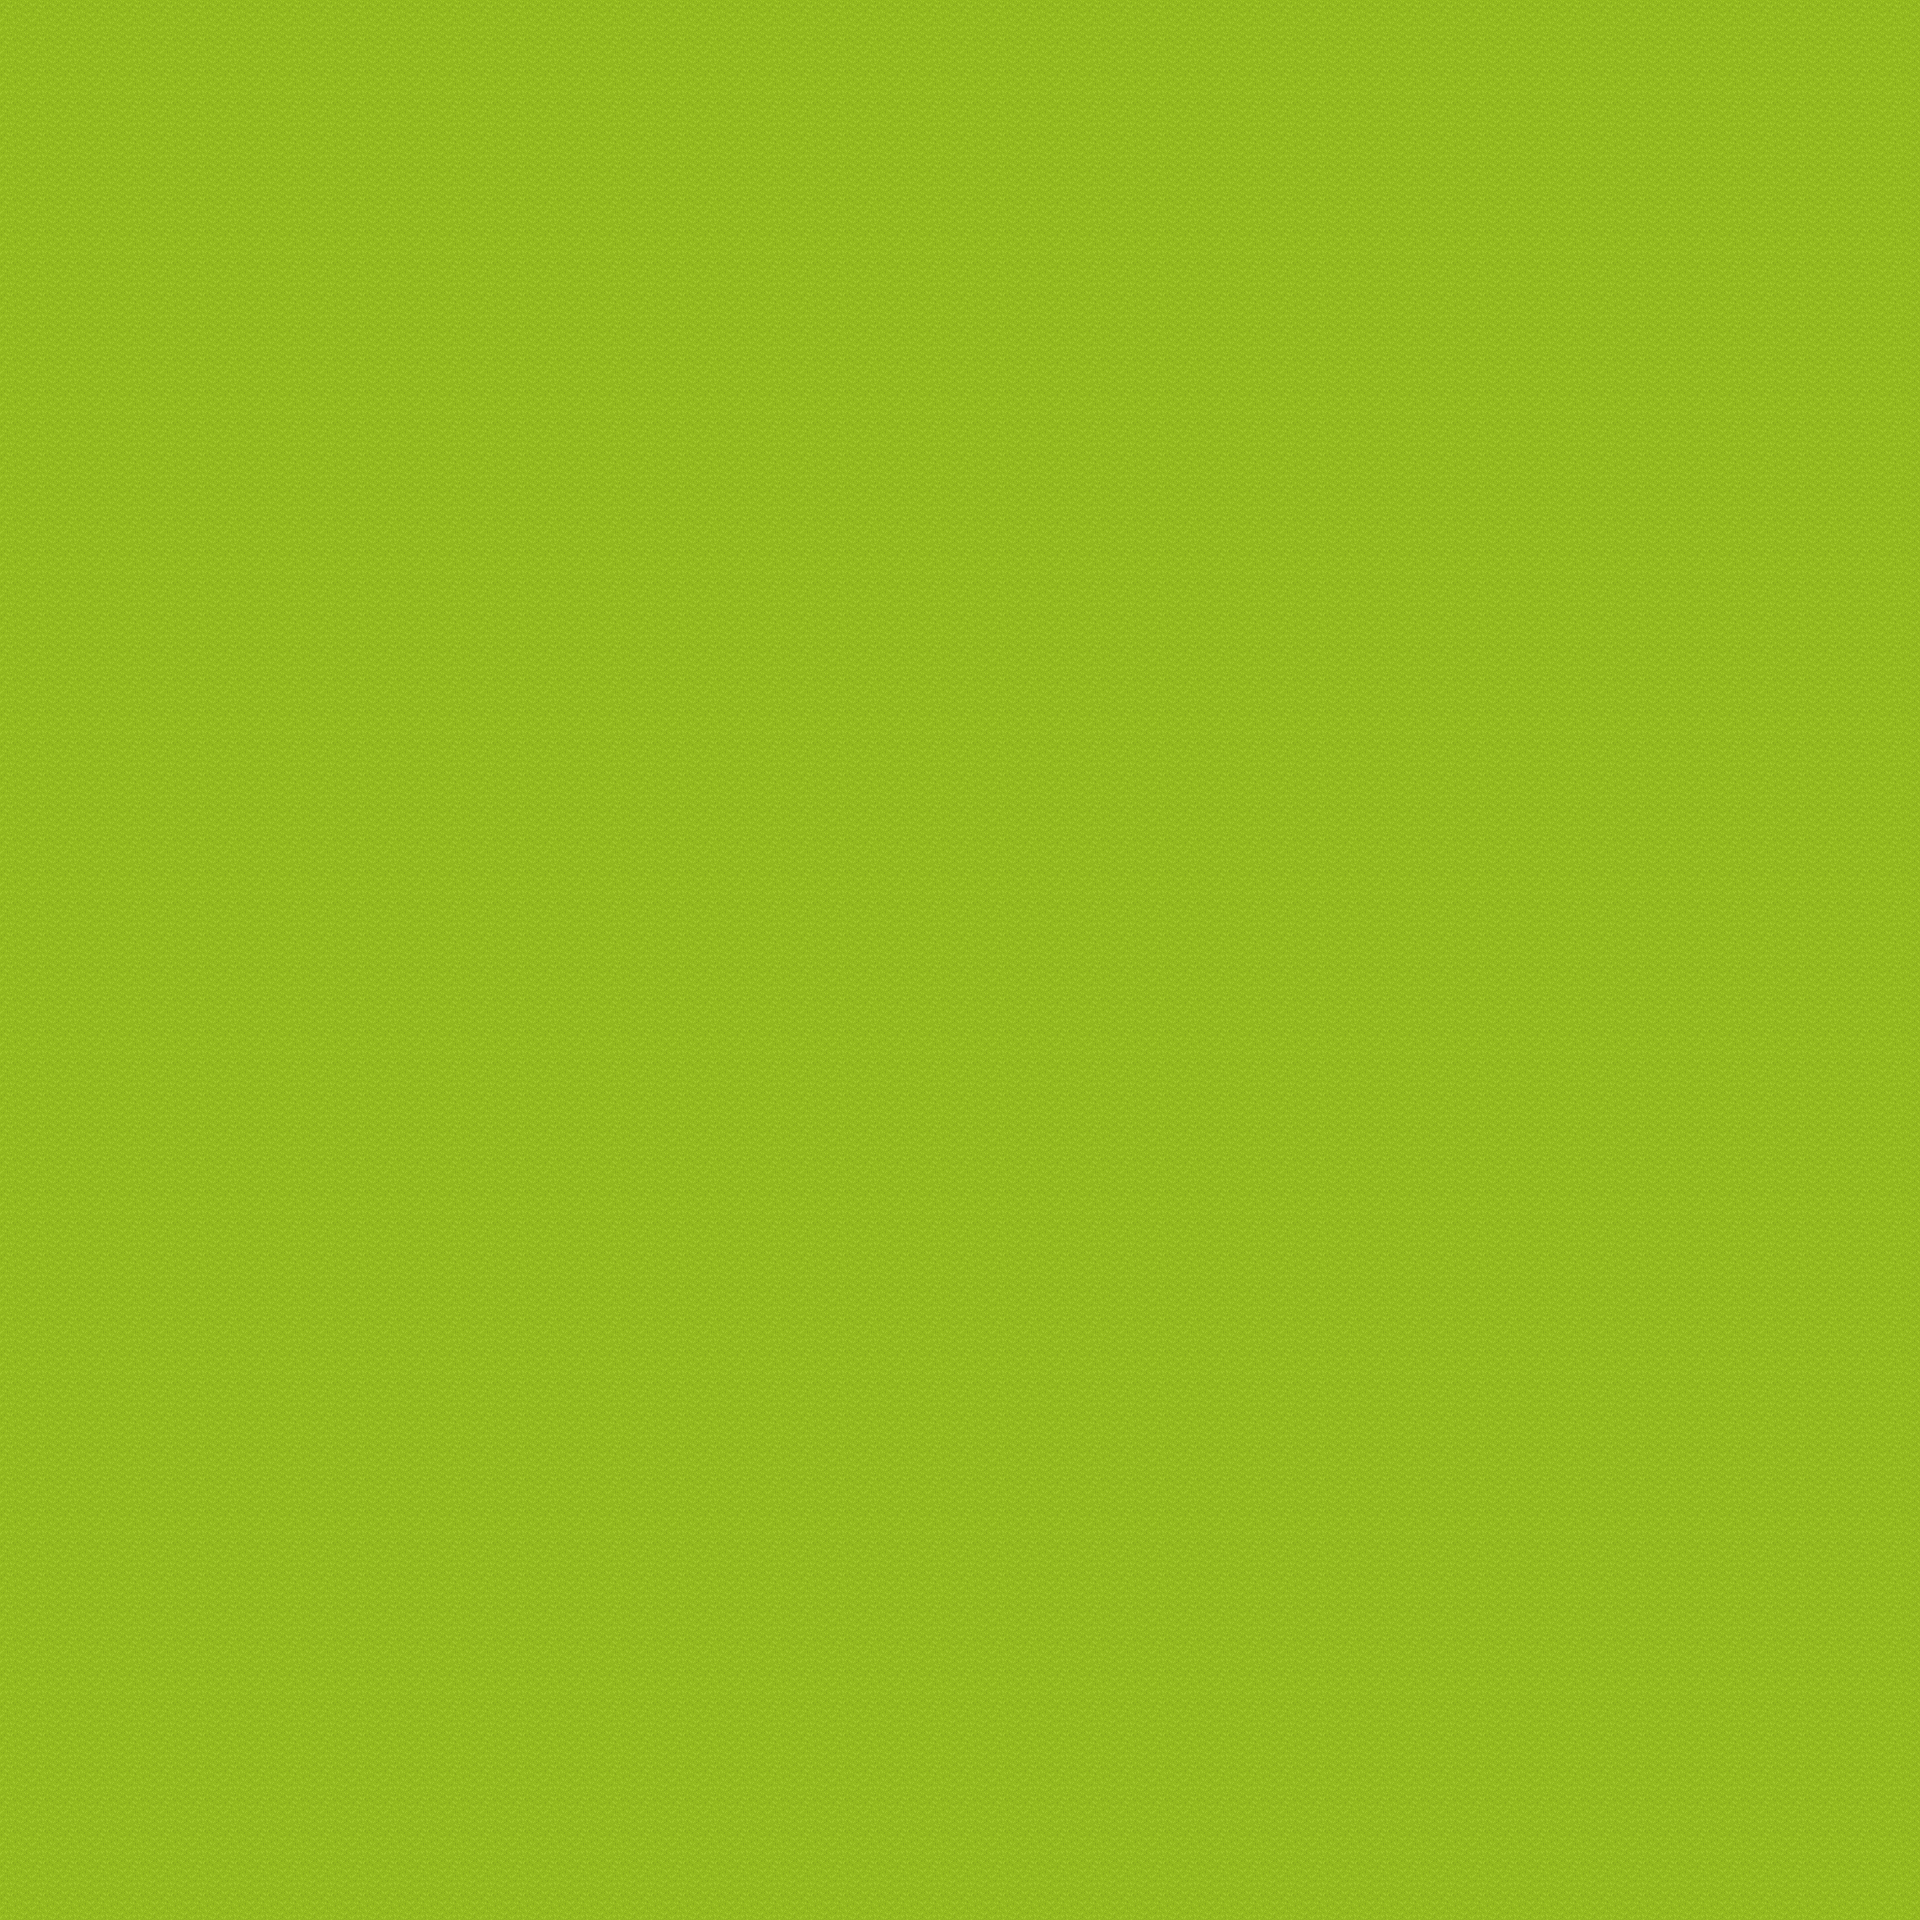

Below is a game level as drawn by its tile map, then a one-line description and the .tmx that defines it (tile-layer data replaced by summaries):
An orthogonal 60x60 tile map with 32x32 px tiles, 1 tile layer (Tile Layer 1).

<map version="1.8" tiledversion="1.8.2" orientation="orthogonal" renderorder="right-down" width="60" height="60" tilewidth="32" tileheight="32" infinite="0" nextlayerid="3" nextobjectid="1">
 <tileset firstgid="1" source="[Base]BaseChip_pipo.tsx" />
 <layer id="2" name="Tile Layer 1" width="60" height="60">
  <data>[3600 cells, 3600 non-empty, 1 distinct tile ids]</data>
 </layer>
</map>
